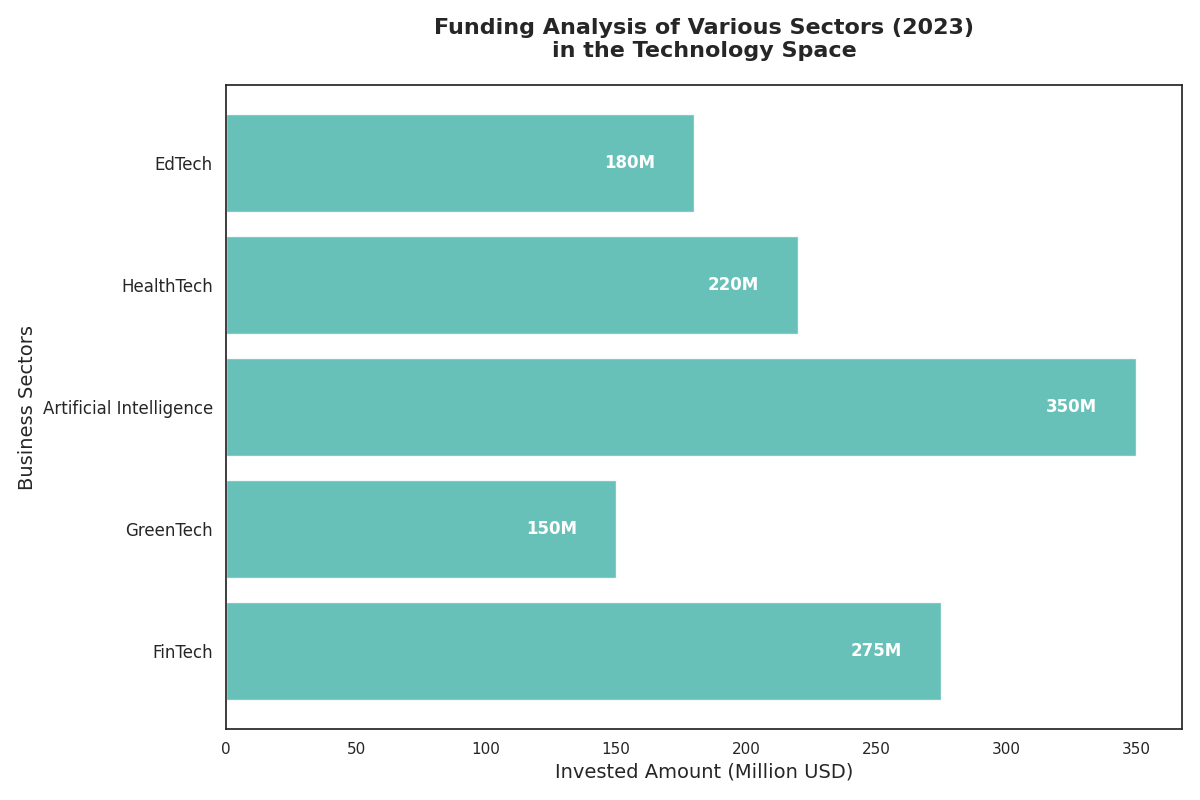

Source code (Python):
import matplotlib.pyplot as plt
import numpy as np

sectors = ['FinTech', 'GreenTech', 'Artificial Intelligence', 'HealthTech', 'EdTech']
funding_amounts = [275, 150, 350, 220, 180]
single_color = '#4DB6AC'

fig, ax = plt.subplots(figsize=(12, 8))
bar_positions = np.arange(len(sectors))
bars = ax.barh(bar_positions, funding_amounts, color=single_color, alpha=0.85)

ax.set_yticks(bar_positions)
ax.set_yticklabels(sectors, fontsize=12)

ax.set_title('Funding Analysis of Various Sectors (2023)\nin the Technology Space', fontsize=16, fontweight='bold', pad=20)
ax.set_xlabel('Invested Amount (Million USD)', fontsize=14)
ax.set_ylabel('Business Sectors', fontsize=14)

for bar in bars:
    width = bar.get_width()
    ax.text(width - 15, bar.get_y() + bar.get_height()/2, f'{width}M', ha='right', va='center', fontsize=12, color='white', fontweight='bold')

plt.tight_layout()
plt.show()
